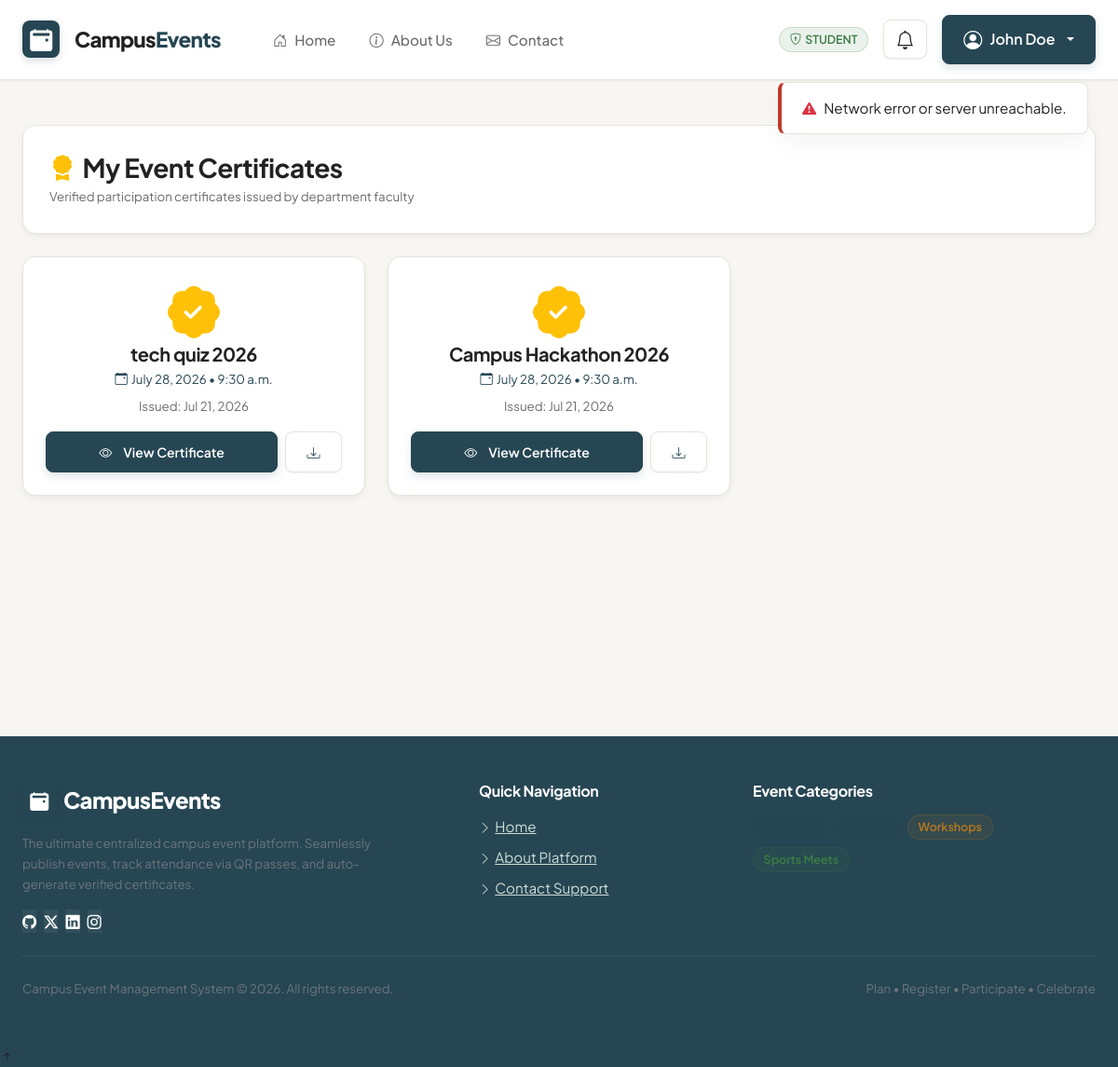
Page /certificates/ (signed in) on the committed database.
### events/models.py (models this page shows, shortened)
class CustomUser(AbstractUser):
    ROLE_CHOICES = (
        ('student', 'Student'),
        ('organizer', 'Organizer'),
        ('faculty', 'Faculty'),
        ('admin', 'Admin'),
    )
    role = models.CharField(max_length=20, choices=ROLE_CHOICES, default='student')
    phone = models.CharField(max_length=15, blank=True, null=True)
    roll_number = models.CharField(max_length=20, blank=True, null=True, unique=True)
    department = models.ForeignKey(Department, on_delete=models.SET_NULL, null=True, blank=True, related_name='users')
    club = models.ForeignKey(Club, on_delete=models.SET_NULL, null=True, blank=True, related_name='organizers')
    @property
    def full_name(self):
        full = f"{self.first_name} {self.last_name}".strip()
        return full if full else self.username

class Certificate(models.Model):
    certificate_id = models.AutoField(primary_key=True)
    student = models.ForeignKey(CustomUser, on_delete=models.CASCADE, related_name='certificates')
    event = models.ForeignKey(Event, on_delete=models.CASCADE, related_name='certificates')
    certificate_file = models.FileField(upload_to='certificates/')
    issue_date = models.DateField(auto_now_add=True)
    class Meta:
        unique_together = ('student', 'event')

class Event(models.Model):
    STATUS_CHOICES = (
        ('draft', 'Draft'),
        ('published', 'Published'),
        ('completed', 'Completed'),
        ('cancelled', 'Cancelled'),
    )
    APPROVAL_CHOICES = (
        ('pending', 'Pending Approval'),
        ('approved', 'Approved'),
        ('rejected', 'Rejected'),
    )
    event_id = models.AutoField(primary_key=True)
    title = models.CharField(max_length=200)
    category = models.ForeignKey(Category, on_delete=models.CASCADE, related_name='events')
    description = models.TextField()
    venue = models.ForeignKey(Venue, on_delete=models.SET_NULL, null=True, blank=True, related_name='events')
    date = models.DateField()
    time = models.TimeField()
    deadline = models.DateTimeField()
    max_participants = models.PositiveIntegerField()
    banner_image = models.ImageField(upload_to='event_banners/', blank=True, null=True)
    certificate_template = models.ImageField(upload_to='certificate_templates/', blank=True, null=True)
    payment_scanner = models.ImageField(upload_to='payment_scanners/', blank=True, null=True)
    status = models.CharField(max_length=20, choices=STATUS_CHOICES, default='draft')
    approval_status = models.CharField(max_length=20, choices=APPROVAL_CHOICES, default='pending')
    organizer = models.ForeignKey(CustomUser, on_delete=models.CASCADE, related_name='organized_events')
    department = models.ForeignKey(Department, on_delete=models.SET_NULL, null=True, blank=True, related_name='events')
    club = models.ForeignKey(Club, on_delete=models.SET_NULL, null=True, blank=True, related_name='events')
    registration_fee = models.DecimalField(max_digits=8, decimal_places=2, default=0.00)
    skills_learned = models.CharField(max_length=300, blank=True, null=True, help_text="Comma-separated list of skills learned e.g. Python, AI, Leadership")

### events/views.py (the view)
# urls.py: path('certificates/', views.certificates_view, name='certificates_page'),
@login_required
def certificates_view(request):
    certificates = Certificate.objects.filter(student=request.user)
    return render(request, 'events/certificates.html', {'certificates': certificates})

### events/templates/events/certificates.html (shortened to what this page needs)
{% extends 'events/base.html' %}
{% load static %}
{% block content %}
<div class="row mb-4">
    <div class="col-12">
        <div class="glass-card d-flex justify-content-between align-items-center flex-wrap gap-2">
            <div>
                <h3 class="fw-bold text-white mb-1"><i class="bi bi-award-fill text-warning me-2"></i>My Event Certificates</h3>
                <p class="text-muted small mb-0">Verified participation certificates issued by department faculty</p>
            </div>
        </div>
    </div>
</div>
<div class="row g-4">
    {% for cert in certificates %}
        <div class="col-12 col-md-6 col-lg-4">
            <div class="glass-card border-warning text-center p-4">
                <i class="bi bi-patch-check-fill text-warning display-4 mb-2"></i>
                <h5 class="fw-bold text-white mb-1">{{ cert.event.title }}</h5>
                <p class="text-info small mb-2"><i class="bi bi-calendar-event me-1"></i>{{ cert.event.date }} &bull; {{ cert.event.time }}</p>
                <p class="text-muted small mb-3">Issued: {{ cert.issue_date|date:"M d, Y" }}</p>
                <div class="d-flex gap-2">
                    <button type="button" class="btn btn-glass-primary btn-sm flex-grow-1"
                            onclick="openVisualCertificateModal('{{ cert.event.title|escapejs }}', '{{ request.user.full_name|escapejs }}', '{{ request.user.roll_number|default:"N/A"|escapejs }}', '{{ request.user.department.name|default:"Campus Department"|escapejs }}', '{{ cert.event.date }}', '{{ cert.event.time }}', '{{ cert.event.venue.venue_name|default:"Auditorium"|escapejs }}', '{% if cert.event.certificate_template %}{{ cert.event.certificate_template.url }}{% endif %}')">
                        <i class="bi bi-eye me-1"></i>View Certificate
                    </button>
                    <a href="/api/certificates/{{ cert.certificate_id }}/download/" class="btn btn-glass-secondary btn-sm" title="Download Text Copy">
                        <i class="bi bi-download"></i>
                    </a>
                </div>
            </div>
        </div>
    {% endfor %}
</div>
{% endblock %}

### events/templates/events/base.html (shortened to what this page needs)
{% load static %}
<!DOCTYPE html>
<html lang="en">
<head>
    <link href="https://cdn.jsdelivr.net/npm/bootstrap@5.3.2/dist/css/bootstrap.min.css" rel="stylesheet">
    <link rel="stylesheet" href="https://cdn.jsdelivr.net/npm/bootstrap-icons@1.11.1/font/bootstrap-icons.css">
    <link rel="stylesheet" href="{% static 'css/style.css' %}">
</head>
<body>
    <nav class="navbar navbar-expand-lg navbar-dark glass-navbar sticky-top py-3" id="mainNavbar">
        <div class="container-xxl px-4">
            <a class="navbar-brand d-flex align-items-center gap-3 text-white" href="{% url 'home' %}">
                <div class="brand-icon-box">
                    <i class="bi bi-calendar2-event-fill fs-4"></i>
                </div>
                <span>Campus<span style="color: var(--color-primary);">Events</span></span>
            </a>
            <div class="collapse navbar-collapse" id="navbarMain">
                <ul class="navbar-nav me-auto mb-2 mb-lg-0 ms-lg-4 gap-1">
                    <li class="nav-item"><a class="nav-link text-white" href="{% url 'home' %}"><i class="bi bi-house-door me-2"></i>Home</a></li>
                    <li class="nav-item"><a class="nav-link" href="{% url 'about' %}"><i class="bi bi-info-circle me-2"></i>About Us</a></li>
                    <li class="nav-item"><a class="nav-link" href="{% url 'contact' %}"><i class="bi bi-envelope me-2"></i>Contact</a></li>
                </ul>
                <div class="d-flex align-items-center gap-3">
                    {% if request.user.is_authenticated %}
                        <span class="badge {% if request.user.role == 'admin' %}badge-rejected{% elif request.user.role == 'faculty' %}badge-pending{% else %}badge-approved{% endif %} text-uppercase px-3 py-2">
                            <i class="bi bi-shield-lock me-1"></i>{{ request.user.role }}
                        </span>
                        <div class="dropdown">
                            <button class="btn btn-glass-secondary rounded-circle position-relative p-2" type="button" data-bs-toggle="dropdown" aria-expanded="false" aria-label="Notifications" style="width:42px; height:42px;">
                                <i class="bi bi-bell text-white fs-5"></i>
                            </button>
                        </div>
                        <div class="dropdown">
                            <button class="btn btn-glass-primary dropdown-toggle d-flex align-items-center gap-2 px-3 py-2" type="button" data-bs-toggle="dropdown">
                                <i class="bi bi-person-circle fs-5"></i>
                                <span>{{ request.user.full_name }}</span>
                            </button>
                        </div>
                    {% else %}
                        <a href="{% url 'login_page' %}" class="btn btn-glass-secondary px-4"><i class="bi bi-box-arrow-in-right me-1"></i>Sign In</a>
                        <a href="{% url 'register_page' %}" class="btn btn-glass-primary px-4"><i class="bi bi-person-plus me-1"></i>Register</a>
                    {% endif %}
                </div>
            </div>
        </div>
    </nav>
    <main class="container-xxl px-4 py-5" style="min-height: 82vh;">
        {% block content %}{% endblock %}
    </main>
    <footer class="footer-glass py-5 mt-5 border-top border-secondary">
        <div class="container-xxl px-4">
            <div class="row g-4 mb-4">
                <div class="col-12 col-md-5">
                    <a class="navbar-brand d-flex align-items-center gap-2 text-white mb-3" href="{% url 'home' %}">
                        <div class="brand-icon-box" style="width:36px; height:36px;">
                            <i class="bi bi-calendar2-event-fill fs-5"></i>
                        </div>
                        <span class="fs-4">Campus<span style="color: var(--color-primary);">Events</span></span>
                    </a>
                    <p class="text-secondary small mb-3" style="max-width: 380px;">
                        The ultimate centralized campus event platform. Seamlessly publish events, track attendance via QR passes, and auto-generate verified certificates.
                    </p>
                    <div class="d-flex gap-2">
                        <a href="#" class="social-icon-btn" aria-label="Github"><i class="bi bi-github"></i></a>
                        <a href="#" class="social-icon-btn" aria-label="Twitter"><i class="bi bi-twitter-x"></i></a>
                        <a href="#" class="social-icon-btn" aria-label="Linkedin"><i class="bi bi-linkedin"></i></a>
                        <a href="#" class="social-icon-btn" aria-label="Instagram"><i class="bi bi-instagram"></i></a>
                    </div>
                </div>
                <div class="col-6 col-md-3">
                    <h6 class="fw-bold text-white mb-3">Quick Navigation</h6>
                    <ul class="list-unstyled space-y-2 mb-0">
                        <li class="mb-2"><a href="{% url 'home' %}" class="footer-link"><i class="bi bi-chevron-right me-1 small"></i>Home</a></li>
                        <li class="mb-2"><a href="{% url 'about' %}" class="footer-link"><i class="bi bi-chevron-right me-1 small"></i>About Platform</a></li>
                        <li class="mb-2"><a href="{% url 'contact' %}" class="footer-link"><i class="bi bi-chevron-right me-1 small"></i>Contact Support</a></li>
                    </ul>
                </div>
                <div class="col-6 col-md-4">
                    <h6 class="fw-bold text-white mb-3">Event Categories</h6>
                    <div class="d-flex flex-wrap gap-2">
                        <span class="badge badge-indigo-glass">Technical</span>
                        <span class="badge badge-info-glass">Cultural</span>
                        <span class="badge badge-warning-glass">Workshops</span>
                        <span class="badge badge-success-glass">Sports Meets</span>
                    </div>
                </div>
            </div>
            <div class="pt-4 border-top border-secondary border-opacity-25 d-flex flex-column flex-sm-row justify-content-between align-items-center gap-2">
                <small class="text-secondary">Campus Event Management System &copy; 2026. All rights reserved.</small>
                <small class="text-secondary">Plan &bull; Register &bull; Participate &bull; Celebrate</small>
            </div>
        </div>
    </footer>
    <div id="scrollTopBtn" onclick="scrollToTop()" title="Scroll to Top" aria-label="Scroll to top">
        <i class="bi bi-arrow-up-short"></i>
    </div>
</body>
</html>

### rows in the picture
CustomUser: user.role "STUDENT", user.full_name "John Doe"
Certificate: event "tech quiz 2026", event "July 28, 2026", event.time "9:30 a.m.", issue_date "Jul 21, 2026"
Certificate: event "Campus Hackathon 2026", event "July 28, 2026", event.time "9:30 a.m.", issue_date "Jul 21, 2026"
